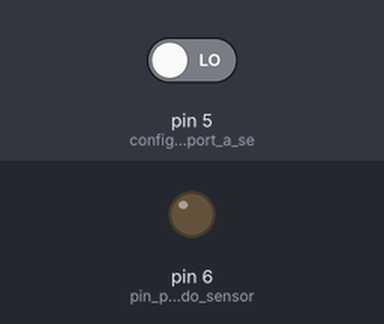
Recording of a sketch running on a simulated Arduino Uno, built with avr-gcc and run on an emulated ATmega328P. On the bench: output pins drawn as LEDs (lit = HIGH). The inputs (shaded band) are chosen by the test bench; at power-on: pin 5 (configuração_do_port_a_se) LOW. What the sketch prints to the serial monitor is not drawn.

Above: at 1.8 s.
1.9 s: pin 5 (configuração_do_port_a_se) driven HIGH
At 2.7 s:
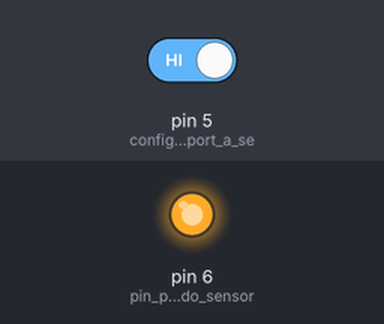
3.5 s: pin 5 (configuração_do_port_a_se) driven LOW
At 3.9 s:
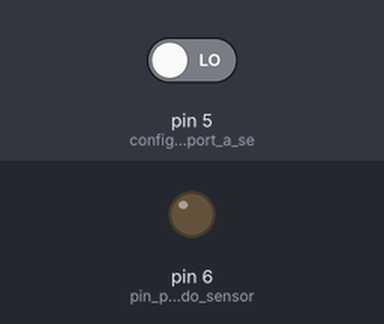
Timing chart, 0 to 6.5 s (numbered marks = the images above; inputs shaded):
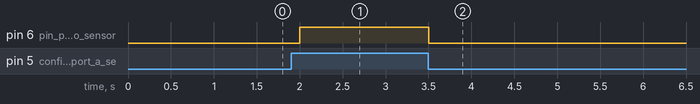

Measured:
- after the input at 1.9 s, pin 6 (pin_para_o_led_do_sensor): LOW → HIGH after 0.10 s
- after the input at 3.5 s, pin 6 (pin_para_o_led_do_sensor): HIGH → LOW at once

The sketch:

Sensor_Nivel.ino
```cpp
#include <SPI.h>

int Liquid_level=0;

void setup() {
    Serial.begin(9600);  // opens serial port, sets data rate to 9600 bps   (permite mandar a informação para o arduino)
    pinMode(5,INPUT);   // configuração do port a ser usado
    pinMode(6, OUTPUT); // pin para o led do sensor
}

void loop() {
    Liquid_level=digitalRead(5);    //Verificar se há liquido

    // Made By Dário e Urbano (ajustar os valor, pois pode nunca chegar a 0)
    if(Liquid_level == 1){
        Serial.print("Tem água!");
        digitalWrite(6, HIGH);  // Led do sensor liga quando deteta água
    }
    else{   //if == 0
        Serial.print("AVISO: Não há água!");
        digitalWrite(6, LOW);   // Led do sensor desliga quando não deteta água
    }

    delay(500);
}

// To do:
// Pode ser necessário colocar uma flag dentro de cada condição para ser enviada para a main()
```

Sensor_Nivel.c
```cpp
#include <SPI.h>

int Liquid_level=0;

void setup() {
    Serial.begin(9600);  // opens serial port, sets data rate to 9600 bps   (permite mandar a informação para o arduino)
    pinMode(5,INPUT);   // configuração do port a ser usado
    pinMode(6, OUTPUT); // pin para o led do sensor
}

void loop() {
    Liquid_level=digitalRead(5);    //Verificar se há liquido

    // Made By Dário e Urbano (ajustar os valor, pois pode nunca chegar a 0)
    if(Liquid_level == 1){
        Serial.print("Tem água!");
        digitalWrite(6, HIGH);  // Led do sensor liga quando deteta água
    }
    else{   //if == 0
        Serial.print("AVISO: Não há água!");
        digitalWrite(6, LOW);   // Led do sensor desliga quando não deteta água
    }

    delay(500);
}

// To do:
// Pode ser necessário colocar uma flag dentro de cada condição para ser enviada para a main()
```
